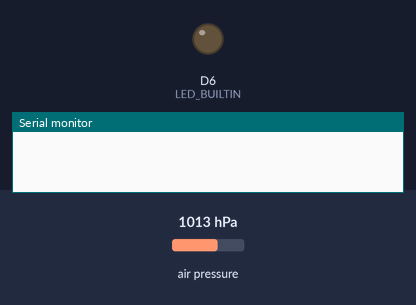
Simulated run of this sketch. Board: Arduino MKR. On the bench: output pins drawn as LEDs (lit = HIGH), the last lines printed to the serial monitor. The test bench sets the inputs (shaded band); at power-on: air pressure 1013 hPa. WiFi joins after 1.5 s; servers stay silent unless stated; no MQTT or app messages arrive unless stated.

Above: at 0.1 s.
At 6.6 s:
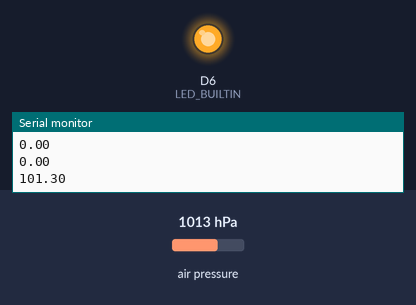
Timing chart, 0 to 8.1 s (numbered marks = the images above):
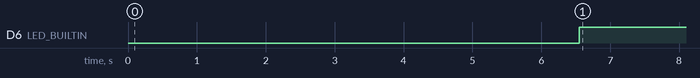

The sketch:

sketchSensors1.ino
```cpp
#include <WiFiNINA.h>
#include <PubSubClient.h>
#include <ArduinoJson.h>
#include <Arduino_MKRENV.h>


WiFiClient wificlient;
PubSubClient mqttClient(wificlient);

char WIFIssid[] = " ";  //wifi name
char WIFIpass[] = " ";
char MQTThost[] = " ";  //broker
int MQTTport = 1883;

void setup() {
  Serial.begin(9600);
  pinMode(LED_BUILTIN, OUTPUT);
  digitalWrite(LED_BUILTIN, LOW);

  if(!ENV.begin()) {while(1);}

  mqttClient.setServer(MQTThost, MQTTport);


}

void loop() {

  while (WiFi.status() != WL_CONNECTED || !mqttClient.connected()) {
    digitalWrite(LED_BUILTIN, LOW);
    while (WiFi.status() != WL_CONNECTED) {  //if arduino cant connect, waits 5 seconds and try again
      WiFi.begin(WIFIssid, WIFIpass);
      delay(5000);
    }
    if (!mqttClient.connect(""))
      delay(5000);
    else
      digitalWrite(LED_BUILTIN, HIGH);  //successfull connection
  }
  mqttClient.loop(); //keep connection alive

  float raggiuva = ENV.readUVA();
  float raggiuvb = ENV.readUVB();
  float indraggiuv = ENV.readUVIndex();
  float pressure = ENV.readPressure();

  Serial.println(raggiuva);
  publishMQTTJsonMessage("raggiuva","W/m^2",raggiuva," "); //empty parameter for topic
  Serial.println(raggiuvb);
  publishMQTTJsonMessage("raggiuvb","W/m^2",raggiuvb," ");
  Serial.println(indraggiuv);
  publishMQTTJsonMessage("indraggiuv","W/m^2",indraggiuv," ");
  Serial.println(pressure);
  publishMQTTJsonMessage("pressione","kPa",pressure," ");
  delay(5000);

}
void publishMQTTJsonMessage(char type[], char unit[], float value,char topic[])
{StaticJsonDocument<128> jsonDocument;
 char jsonMessage[128];
 jsonDocument["type"]=type;
 jsonDocument["unit"]=unit;
 jsonDocument["value"]=value;
 serializeJson(jsonDocument,jsonMessage);
 mqttClient.publish(topic,jsonMessage);

}
```

Measured:
- by itself, D6 (LED_BUILTIN): LOW → HIGH at 6.6 s
